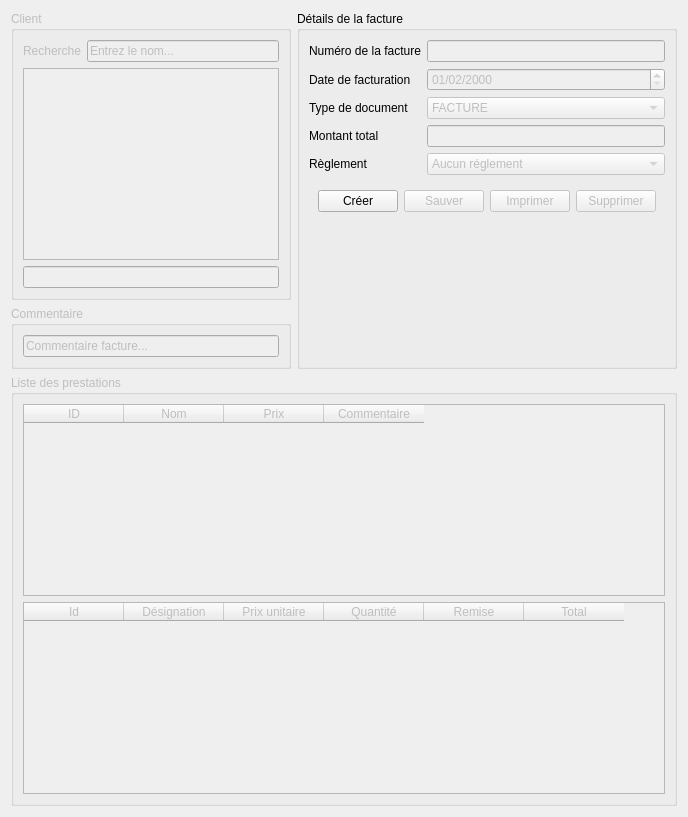
          <widget class="QWidget" name="tabFact1">
           <attribute name="title">
            <string>Editer une facture</string>
           </attribute>
           <layout class="QGridLayout" name="gridLayout_9">
            <item row="2" column="0" colspan="2">
             <widget class="QGroupBox" name="fArticleGroup">
              <property name="enabled">
               <bool>false</bool>
              </property>
              <property name="minimumSize">
               <size>
                <width>0</width>
                <height>0</height>
               </size>
              </property>
              <property name="title">
               <string>Liste des prestations</string>
              </property>
              <layout class="QGridLayout" name="gridLayout_11">
               <item row="1" column="0">
                <widget class="QTableWidget" name="fArtLink">
                 <property name="alternatingRowColors">
                  <bool>true</bool>
                 </property>
                 <property name="selectionMode">
                  <enum>QAbstractItemView::SingleSelection</enum>
                 </property>
                 <property name="sortingEnabled">
                  <bool>true</bool>
                 </property>
                 <attribute name="verticalHeaderVisible">
                  <bool>false</bool>
                 </attribute>
                 <column>
                  <property name="text">
                   <string>Id</string>
                  </property>
                 </column>
                 <column>
                  <property name="text">
                   <string>Désignation</string>
                  </property>
                 </column>
                 <column>
                  <property name="text">
                   <string>Prix unitaire</string>
                  </property>
                 </column>
                 <column>
                  <property name="text">
                   <string>Quantité</string>
                  </property>
                 </column>
                 <column>
                  <property name="text">
                   <string>Remise</string>
                  </property>
                 </column>
                 <column>
                  <property name="text">
                   <string>Total</string>
                  </property>
                 </column>
                </widget>
               </item>
               <item row="0" column="0">
                <widget class="QTableWidget" name="fArtList">
                 <property name="editTriggers">
                  <set>QAbstractItemView::NoEditTriggers</set>
                 </property>
                 <property name="alternatingRowColors">
                  <bool>true</bool>
                 </property>
                 <property name="selectionMode">
                  <enum>QAbstractItemView::SingleSelection</enum>
                 </property>
                 <property name="sortingEnabled">
                  <bool>true</bool>
                 </property>
                 <attribute name="verticalHeaderVisible">
                  <bool>false</bool>
                 </attribute>
                 <column>
                  <property name="text">
                   <string>ID</string>
                  </property>
                 </column>
                 <column>
                  <property name="text">
                   <string>Nom</string>
                  </property>
                 </column>
                 <column>
                  <property name="text">
                   <string>Prix</string>
                  </property>
                 </column>
                 <column>
                  <property name="text">
                   <string>Commentaire</string>
                  </property>
                 </column>
                </widget>
               </item>
              </layout>
             </widget>
            </item>
            <item row="0" column="0">
             <widget class="QGroupBox" name="fClientGroup">
              <property name="enabled">
               <bool>false</bool>
              </property>
              <property name="title">
               <string>Client</string>
              </property>
              <layout class="QGridLayout" name="gridLayout_10">
               <item row="2" column="0" colspan="2">
                <widget class="QLineEdit" name="fClient">
                 <property name="enabled">
                  <bool>false</bool>
                 </property>
                </widget>
               </item>
               <item row="1" column="0" colspan="2">
                <widget class="QListWidget" name="fClientList">
                 <property name="minimumSize">
                  <size>
                   <width>0</width>
                   <height>50</height>
                  </size>
                 </property>
                 <property name="alternatingRowColors">
                  <bool>true</bool>
                 </property>
                </widget>
               </item>
               <item row="0" column="1">
                <widget class="QLineEdit" name="fSearchClient">
                 <property name="enabled">
                  <bool>false</bool>
                 </property>
                 <property name="text">
                  <string>Entrez le nom...</string>
                 </property>
                </widget>
               </item>
               <item row="0" column="0">
                <widget class="QLabel" name="label_28">
                 <property name="text">
                  <string>Recherche</string>
                 </property>
                </widget>
               </item>
              </layout>
             </widget>
            </item>
            <item row="0" column="1" rowspan="2">
             <widget class="QGroupBox" name="fDetail">
              <property name="sizePolicy">
               <sizepolicy hsizetype="Minimum" vsizetype="Minimum">
                <horstretch>0</horstretch>
                <verstretch>0</verstretch>
               </sizepolicy>
              </property>
              <property name="title">
               <string>Détails de la facture</string>
              </property>
              <layout class="QFormLayout" name="formLayout_7">
               <property name="fieldGrowthPolicy">
                <enum>QFormLayout::AllNonFixedFieldsGrow</enum>
               </property>
               <item row="0" column="0">
                <widget class="QLabel" name="fNumLab">
                 <property name="text">
                  <string>Numéro de la facture</string>
                 </property>
                </widget>
               </item>
               <item row="0" column="1">
                <widget class="QLineEdit" name="fNum">
                 <property name="enabled">
                  <bool>false</bool>
                 </property>
                </widget>
               </item>
               <item row="1" column="0">
                <widget class="QLabel" name="fDateLab">
                 <property name="text">
                  <string>Date de facturation</string>
                 </property>
                </widget>
               </item>
               <item row="1" column="1">
                <widget class="QDateEdit" name="fDate">
                 <property name="enabled">
                  <bool>false</bool>
                 </property>
                 <property name="displayFormat">
                  <string>dd/MM/yyyy</string>
                 </property>
                 <property name="date">
                  <date>
                   <year>2000</year>
                   <month>2</month>
                   <day>1</day>
                  </date>
                 </property>
                </widget>
               </item>
               <item row="2" column="0">
                <widget class="QLabel" name="fTypeLab">
                 <property name="text">
                  <string>Type de document</string>
                 </property>
                </widget>
               </item>
               <item row="2" column="1">
                <widget class="QComboBox" name="fType">
                 <property name="enabled">
                  <bool>false</bool>
                 </property>
                 <item>
                  <property name="text">
                   <string>FACTURE</string>
                  </property>
                 </item>
                 <item>
                  <property name="text">
                   <string>DEVIS</string>
                  </property>
                 </item>
                </widget>
               </item>
               <item row="3" column="0">
                <widget class="QLabel" name="fMontantLab">
                 <property name="text">
                  <string>Montant total</string>
                 </property>
                </widget>
               </item>
               <item row="3" column="1">
                <widget class="QLineEdit" name="fMontant">
                 <property name="enabled">
                  <bool>false</bool>
                 </property>
                </widget>
               </item>
               <item row="4" column="0">
                <widget class="QLabel" name="fReglLab">
                 <property name="text">
                  <string>Règlement</string>
                 </property>
                </widget>
               </item>
               <item row="4" column="1">
                <widget class="QComboBox" name="fRegl">
                 <property name="enabled">
                  <bool>false</bool>
                 </property>
                 <item>
                  <property name="text">
                   <string>Aucun réglement</string>
                  </property>
                 </item>
                 <item>
                  <property name="text">
                   <string>Chèque</string>
                  </property>
                 </item>
                 <item>
                  <property name="text">
                   <string>Espèces</string>
                  </property>
                 </item>
                 <item>
                  <property name="text">
                   <string>Paypal</string>
                  </property>
                 </item>
                 <item>
                  <property name="text">
                   <string>Virement</string>
                  </property>
                 </item>
                </widget>
               </item>
               <item row="5" column="0" colspan="2">
                <widget class="QFrame" name="frame">
                 <layout class="QGridLayout" name="gridLayout_12">
                  <item row="0" column="1">
                   <widget class="QPushButton" name="fSave">
                    <property name="enabled">
                     <bool>false</bool>
                    </property>
                    <property name="toolTip">
                     <string>Raccourci : Ctrl+s</string>
                    </property>
                    <property name="text">
                     <string>Sauver</string>
                    </property>
                    <property name="shortcut">
                     <string>Ctrl+S</string>
                    </property>
                   </widget>
                  </item>
                  <item row="0" column="2">
                   <widget class="QPushButton" name="fPrint">
                    <property name="enabled">
                     <bool>false</bool>
                    </property>
                    <property name="toolTip">
                     <string>Raccourci : Ctrl+p</string>
                    </property>
                    <property name="text">
                     <string>Imprimer</string>
                    </property>
                    <property name="shortcut">
                     <string>Ctrl+P</string>
                    </property>
                   </widget>
                  </item>
                  <item row="0" column="3">
                   <widget class="QPushButton" name="fDel">
                    <property name="enabled">
                     <bool>false</bool>
                    </property>
                    <property name="toolTip">
                     <string>Raccourci : Ctrl+d</string>
                    </property>
                    <property name="text">
                     <string>Supprimer</string>
                    </property>
                    <property name="shortcut">
                     <string>Ctrl+D</string>
                    </property>
                   </widget>
                  </item>
                  <item row="0" column="0">
                   <widget class="QPushButton" name="fNew">
                    <property name="toolTip">
                     <string>Raccourci : Ctrl+n</string>
                    </property>
                    <property name="text">
                     <string>Créer</string>
                    </property>
                    <property name="shortcut">
                     <string>Ctrl+N</string>
                    </property>
                   </widget>
                  </item>
                 </layout>
                </widget>
               </item>
              </layout>
             </widget>
            </item>
            <item row="1" column="0">
             <widget class="QGroupBox" name="fComGroup">
              <property name="enabled">
               <bool>false</bool>
              </property>
              <property name="title">
               <string>Commentaire</string>
              </property>
              <layout class="QGridLayout" name="gridLayout_15">
               <item row="0" column="0">
                <widget class="QLineEdit" name="fCom">
                 <property name="text">
                  <string>Commentaire facture...</string>
                 </property>
                </widget>
               </item>
              </layout>
             </widget>
            </item>
           </layout>
          </widget>
